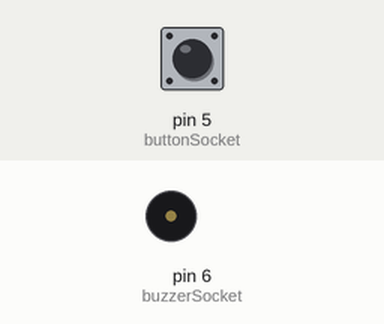
Recording of a sketch running on a simulated Arduino Uno, built with avr-gcc and run on an emulated ATmega328P. Shown: buzzer (waves = sounding, pin HIGH). The inputs (shaded band) are chosen by the test bench; at power-on: pin 5 (buttonSocket) LOW.

Above: at 1.2 s.
1.3 s: pin 5 (buttonSocket) pulled HIGH for 0.15 s
At 1.37 s:
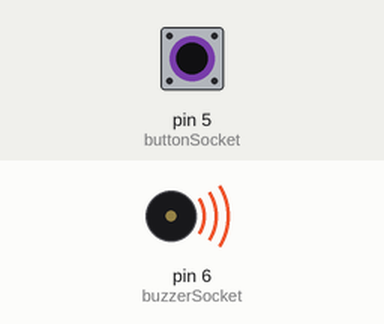
2.9 s: pin 5 (buttonSocket) pulled HIGH for 3.2 s
At 7.4 s:
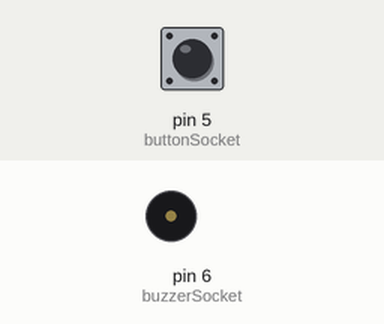
Timing chart, 0 to 8.9 s (numbered marks = the images above; inputs shaded):
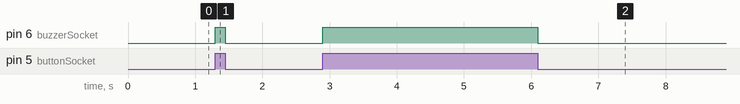

The sketch:

L_03_C_01.ino
```cpp
const int buttonSocket = 5;
const int buzzerSocket = 6;

void setup() {
  // put your setup code here, to run once:
  pinMode(buttonSocket, INPUT);
  pinMode(buzzerSocket, OUTPUT);
}

void loop() {
  // put your main code here, to run repeatedly:
  digitalWrite(buzzerSocket, digitalRead(buttonSocket));
}
```

Measured:
- after the input at 1.3 s, pin 6 (buzzerSocket): LOW → HIGH at once, → LOW 0.15 s later
- after the input at 2.9 s, pin 6 (buzzerSocket): LOW → HIGH at once, → LOW 3.2 s later
